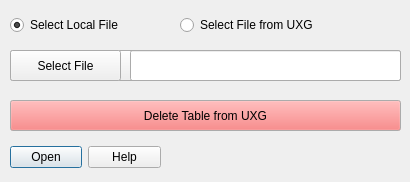
        <widget class="QWidget" name="tab1">
         <attribute name="title">
          <string>Select An Existing Table</string>
         </attribute>
         <widget class="QDialogButtonBox" name="select_existing_table_button_box">
          <property name="geometry">
           <rect>
            <x>10</x>
            <y>142</y>
            <width>151</width>
            <height>31</height>
           </rect>
          </property>
          <property name="standardButtons">
           <set>QDialogButtonBox::Help|QDialogButtonBox::Open</set>
          </property>
         </widget>
         <widget class="QWidget" name="horizontalLayoutWidget_3">
          <property name="geometry">
           <rect>
            <x>10</x>
            <y>10</y>
            <width>334</width>
            <height>31</height>
           </rect>
          </property>
          <layout class="QHBoxLayout" name="horizontalLayout_3">
           <item>
            <widget class="QRadioButton" name="select_local_file_radio_button">
             <property name="text">
              <string>Select Local File</string>
             </property>
             <property name="checked">
              <bool>true</bool>
             </property>
            </widget>
           </item>
           <item>
            <widget class="QRadioButton" name="select_file_from_uxg_radio_button">
             <property name="text">
              <string>Select File from UXG</string>
             </property>
            </widget>
           </item>
          </layout>
         </widget>
         <widget class="QComboBox" name="uxg_fpcs_files_combo_box">
          <property name="enabled">
           <bool>true</bool>
          </property>
          <property name="geometry">
           <rect>
            <x>10</x>
            <y>50</y>
            <width>391</width>
            <height>31</height>
           </rect>
          </property>
          <property name="autoFillBackground">
           <bool>false</bool>
          </property>
          <property name="frame">
           <bool>true</bool>
          </property>
         </widget>
         <widget class="QPushButton" name="select_file_push_button">
          <property name="geometry">
           <rect>
            <x>10</x>
            <y>50</y>
            <width>111</width>
            <height>31</height>
           </rect>
          </property>
          <property name="text">
           <string>Select File</string>
          </property>
         </widget>
         <widget class="QLineEdit" name="select_file_line_edit">
          <property name="geometry">
           <rect>
            <x>130</x>
            <y>50</y>
            <width>271</width>
            <height>31</height>
           </rect>
          </property>
          <property name="readOnly">
           <bool>true</bool>
          </property>
         </widget>
         <widget class="QPushButton" name="delete_table_from_uxg_push_button">
          <property name="enabled">
           <bool>true</bool>
          </property>
          <property name="geometry">
           <rect>
            <x>10</x>
            <y>100</y>
            <width>391</width>
            <height>31</height>
           </rect>
          </property>
          <property name="palette">
           <palette>
            <active>
             <colorrole role="Button">
              <brush brushstyle="SolidPattern">
               <color alpha="255">
                <red>240</red>
                <green>104</green>
                <blue>104</blue>
               </color>
              </brush>
             </colorrole>
            </active>
            <inactive>
             <colorrole role="Button">
              <brush brushstyle="SolidPattern">
               <color alpha="255">
                <red>240</red>
                <green>104</green>
                <blue>104</blue>
               </color>
              </brush>
             </colorrole>
            </inactive>
            <disabled>
             <colorrole role="Button">
              <brush brushstyle="SolidPattern">
               <color alpha="255">
                <red>240</red>
                <green>104</green>
                <blue>104</blue>
               </color>
              </brush>
             </colorrole>
            </disabled>
           </palette>
          </property>
          <property name="text">
           <string>Delete Table from UXG</string>
          </property>
         </widget>
         <zorder>horizontalLayoutWidget_3</zorder>
         <zorder>uxg_fpcs_files_combo_box</zorder>
         <zorder>select_file_push_button</zorder>
         <zorder>select_file_line_edit</zorder>
         <zorder>delete_table_from_uxg_push_button</zorder>
         <zorder>select_existing_table_button_box</zorder>
        </widget>
